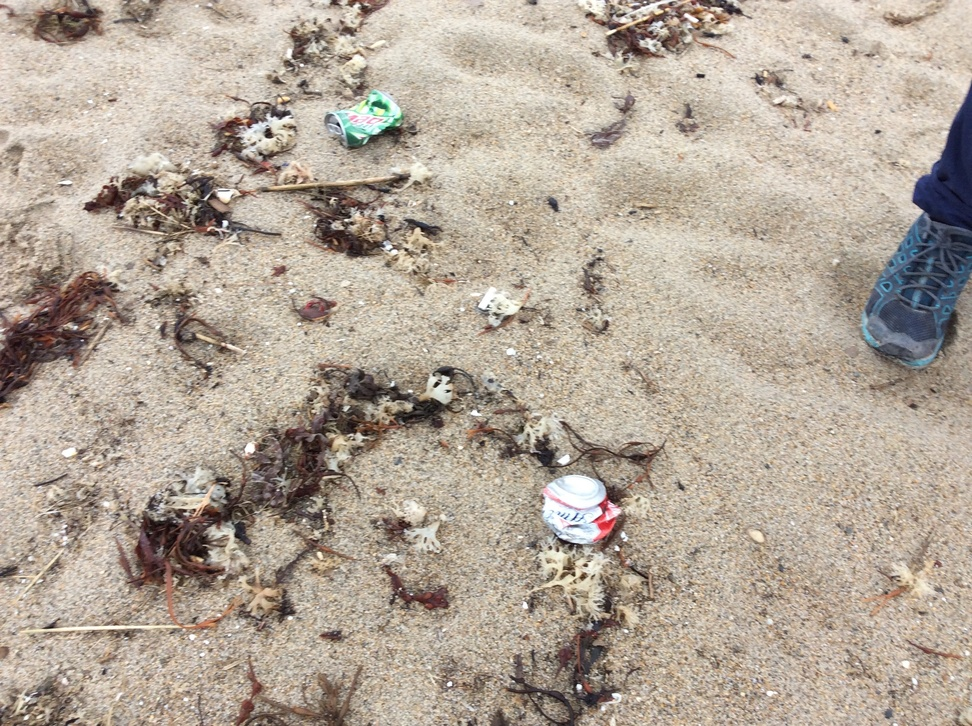
#> input picture Neural_Network/3.jpg, 972 x 726 px, shrunk from 2592 x 1936 before the run
$ python -i master_features.py   (imports and definitions only)   (Python 2 division)
#> lines starting #> are read from the running program, lines starting #| are printed output that depends on the picture; after the words box and inside, x2 and y2 are one past the last pixel; in counts of white or black regions, pixels touching at a corner belong together
import sys
import cv2
import numpy as np
from matplotlib import pyplot as plt
import math

COLOR_THRESH = 150
EDGE_MIN_THRESH = 100
EDGE_MAX_THRESH = 200

def feature_images(img):
    color = cv2.cvtColor(colorDetect(img, COLOR_THRESH), cv2.COLOR_BGR2GRAY)
    edge = cv2.Canny(img, EDGE_MIN_THRESH, EDGE_MAX_THRESH)
    #edge = cv2.cvtColor(cv2.Canny(img,EDGE_MIN_THRESH,EDGE_MAX_THRESH), cv2.COLOR_BGR2GRAY)
    grayscale = cv2.cvtColor(img, cv2.COLOR_BGR2GRAY)


    return [color, edge, grayscale]

def feature_list(img, coords):
    window_features = [[]]*len(coords)
    feat_imgs = feature_images(img)

    for i in range(len(coords)):
        window_features[i] = [crop(feat_imgs[0],coords[i]).flatten(), crop(feat_imgs[1],coords[i]).flatten(), crop(feat_imgs[2],coords[i]).flatten()]

    return window_features

def features(img):
    color = cv2.cvtColor(colorDetect(img, COLOR_THRESH), cv2.COLOR_BGR2GRAY).flatten()
    edge = cv2.Canny(cv2.cvtColor(img, cv2.COLOR_BGR2GRAY), EDGE_MIN_THRESH, EDGE_MAX_THRESH).flatten()
    grayscale = cv2.cvtColor(img, cv2.COLOR_BGR2GRAY).flatten()

    return np.append(color, edge, grayscale)

def crop(img, coords):
    crop_img = img[coords[0]:coords[0]+coords[2], coords[1]:coords[1]+coords[2]]
    return crop_img

def colorDetect(img, thresh):

    height, width, channels = img.shape;
    sand = [194, 178, 128];
    new_image = np.zeros((height,width,channels), np.uint8);

    for i in range(height):
        for j in range(width):
			px = img[i][j]
			dist_sand = math.sqrt(math.pow((px[0] - sand[0]),2) + math.pow((px[1] - sand[1]),2) + math.pow((px[2] - sand[2]),2))
			# dist_seaweed = math.sqrt(math.pow((px[0] - seaweed[0]),2) + math.pow((px[1] - seaweed[1]),2) + math.pow((px[2] - seaweed[2]),2))
			if dist_sand > thresh:
				new_image[i][j] = [255,255,255]

	return new_image

# [13 lines of commented-out code are left out]

>>> import cv2
>>> picture = cv2.imread('3.jpg')
#> picture is the input picture: shape (726, 972, 3); mean B, G, R 153.4, 166.9, 179.2
>>> result = feature_images(picture)
#> after the loop in colorDetect, `for i in range(height):`:
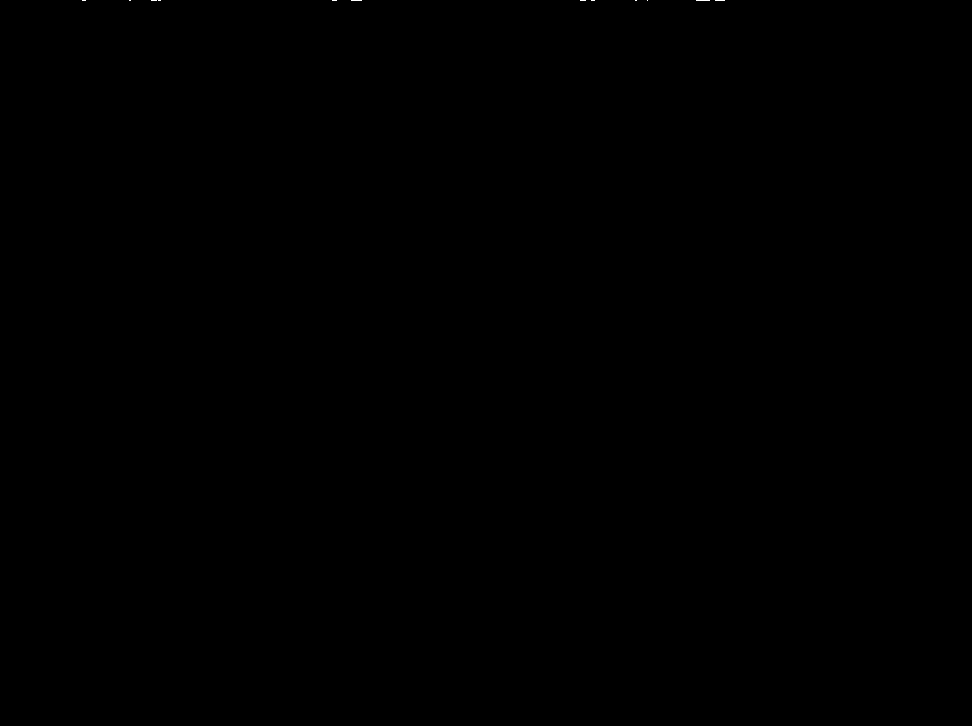
#> new_image: shape (726, 972, 3); 0.01% white in thin lines or dots, all inside (x1, y1, x2, y2) = (82, 0, 725, 1)
#> in feature_images, `edge = cv2.Canny(img, EDGE_MIN_THRESH, EDGE_MAX_THRESH)`:
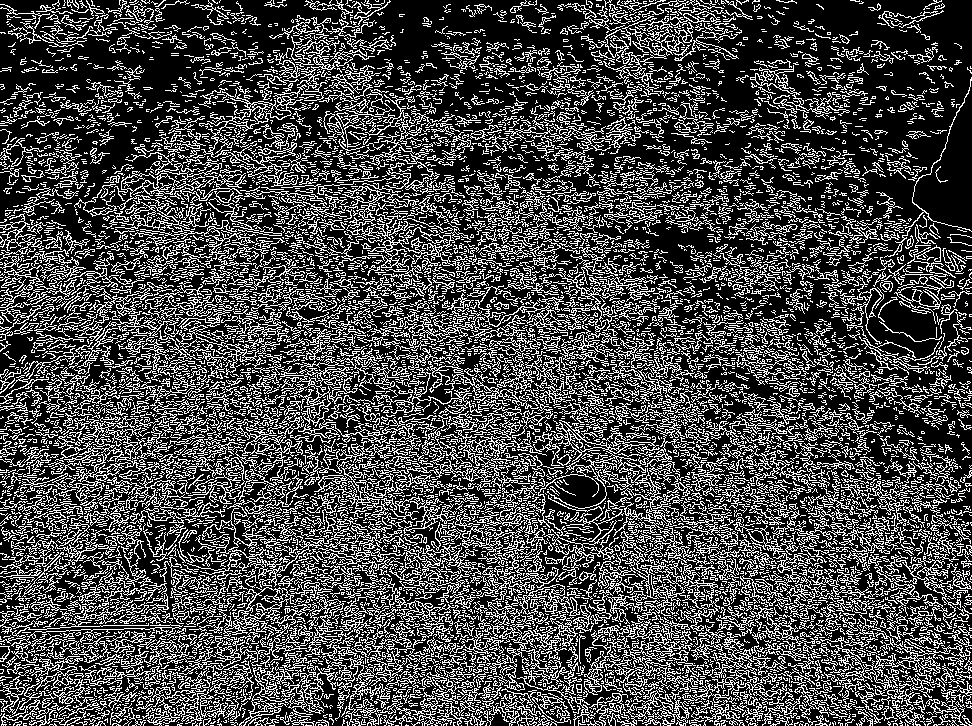
#> edge: shape (726, 972); 28.5% white in thin lines or dots
#> in feature_images, `grayscale = cv2.cvtColor(img, cv2.COLOR_BGR2GRAY)`:
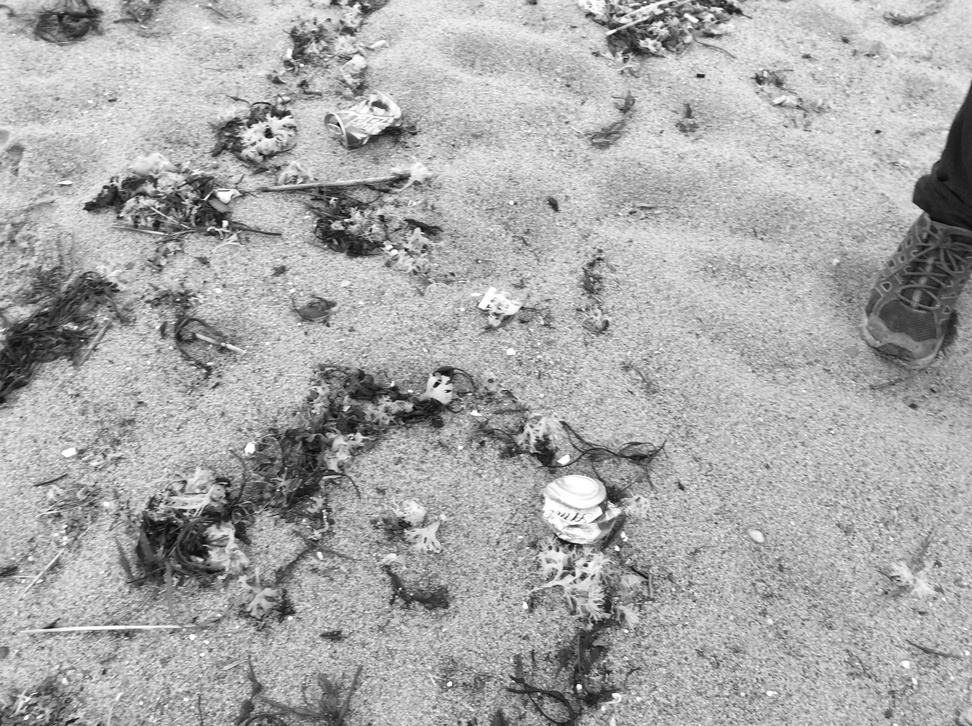
#> grayscale: shape (726, 972); min 4, max 255, mean 169.1
#> result = 3 items
